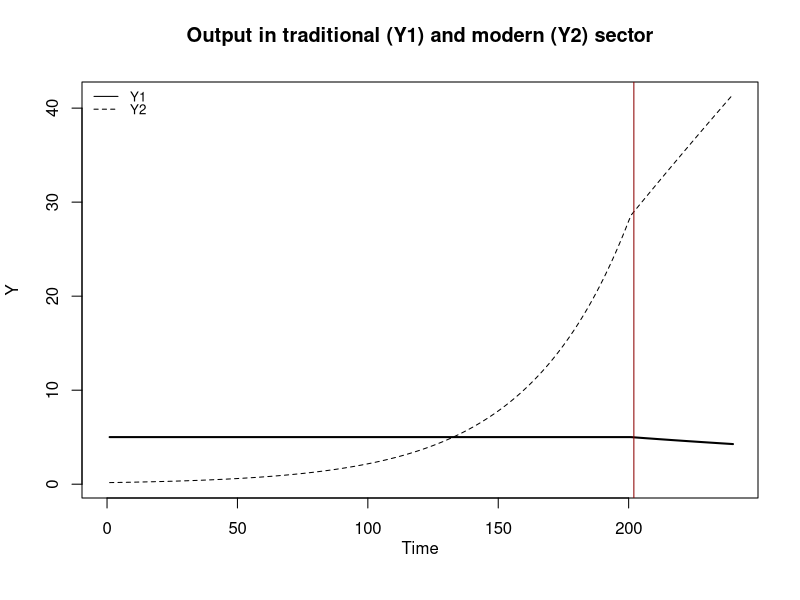
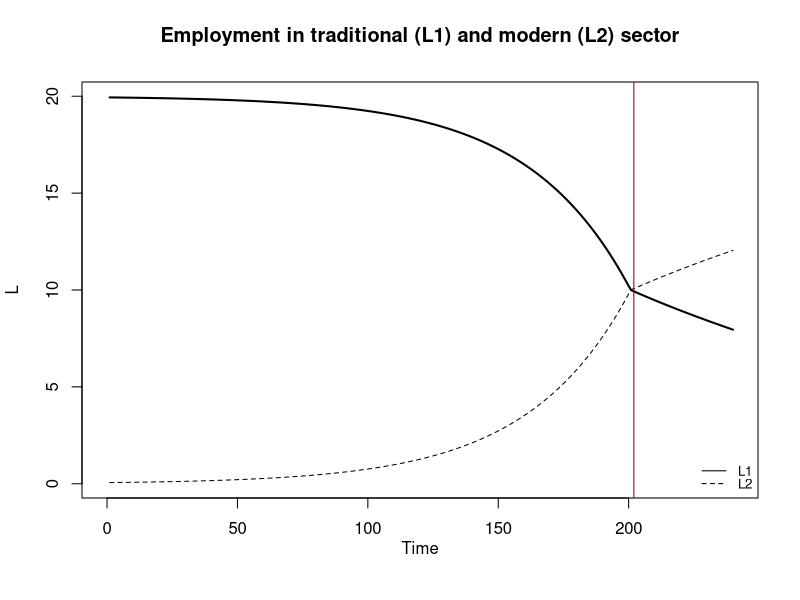
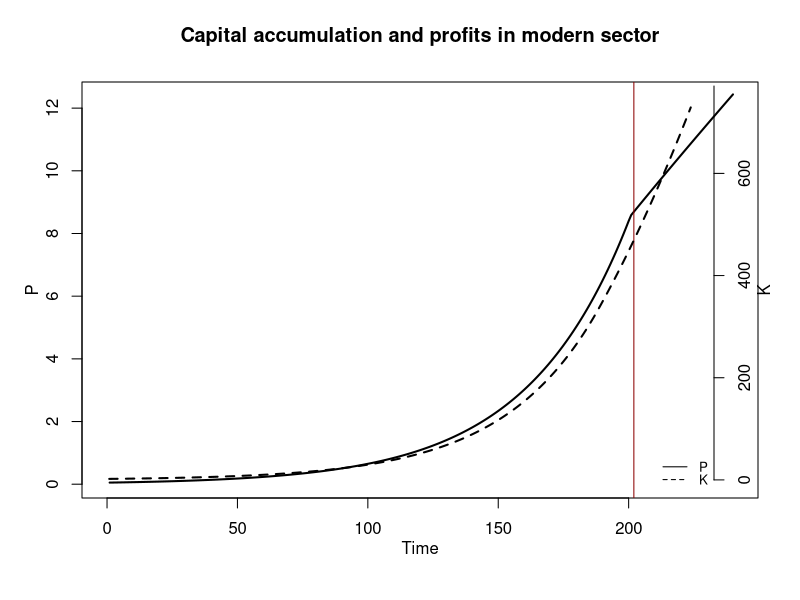
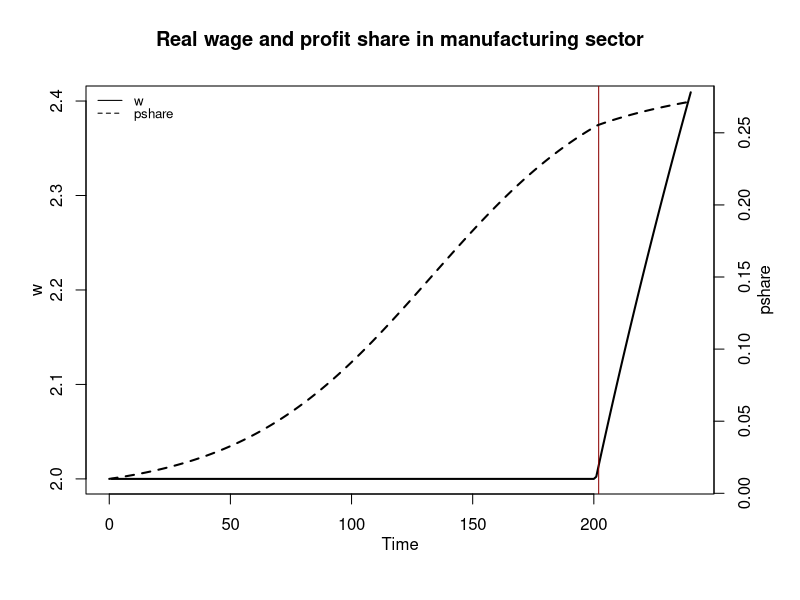
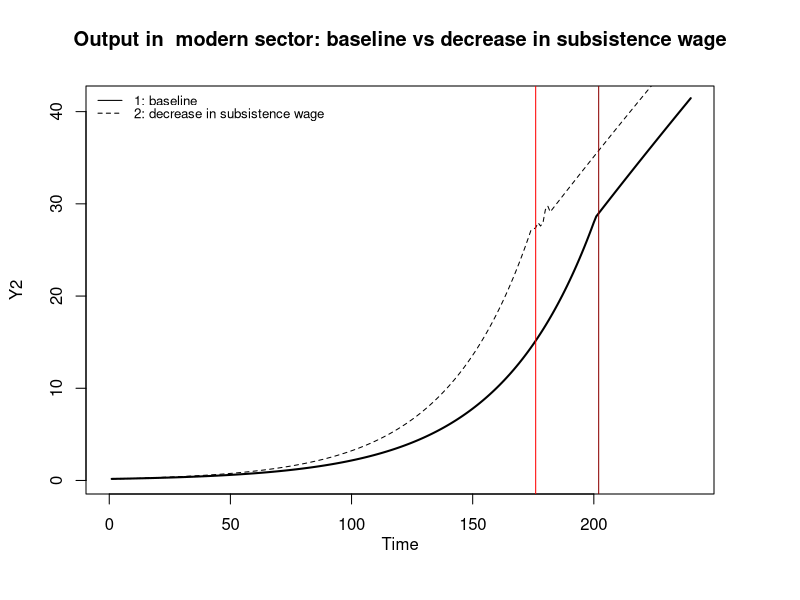
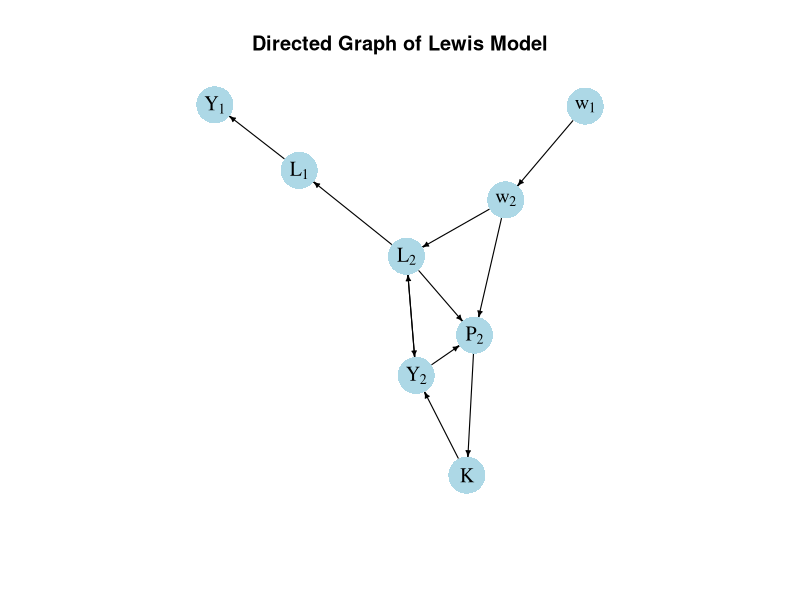

Recreate these plots in R, in order.
## ---- chunk 1
# Clear the environment
rm(list=ls(all=TRUE))

# Set number of periods
T=250

# Set number of scenarios (including baseline)
S=2

# Set period in which shock/shift will occur
s=15

# Create (S x T)-matrices that will contain the simulated data
Y1=matrix(data=1,nrow=S,ncol=T) # Output in sector 1 (traditional)
Y2=matrix(data=1,nrow=S,ncol=T) # Output in sector 2 (modern)
L1=matrix(data=1,nrow=S,ncol=T) # employment in sector 1
L2=matrix(data=1,nrow=S,ncol=T) # employment in sector 2
w2=matrix(data=1,nrow=S,ncol=T) # real wage sector 2
K=matrix(data=1,nrow=S,ncol=T) # capital stock (only in sector 2)
P2=matrix(data=1,nrow=S,ncol=T) #  profits in sector 2

# Set fixed parameter values
alpha=0.7 # labour elasticity of output, sector 1
rho=1     # wage premium
L=20      # total labour supply (exogenous)
gamma=0.2 # labour supply coefficient, sector 2
lambda=10 # employment at which MPL in sector 1 becomes zero
beta=0.7  # labour elasticity of output, sector 2

# Set baseline parameter values
w1=matrix(data=1,nrow=S,ncol=T) # subsistence real wage sector 1

# Set parameter values for different scenarios
w1[2,s:T]=0.9         # scenario 2: fall in subsistence wage

# Initialise such that there is surplus labour (L1 > lambda)
L1[,1]= 0.9*L
L2[,1]= L - L1[,1]

# Simulate the model by looping over T time periods for S different scenarios
for (i in 1:S){
  
  for (t in 2:T){
    
   for (iterations in 1:1000){ # note: order matters due to if-else condition
      
      ## Model equations
      # Output sector1 and wages sector 2
      if(L1[i,t]<lambda){
      Y1[i,t] = (L1[i,t]^alpha)
      w2[i,t]= gamma*L2[i,t]
      }
      else{
      Y1[i,t] = lambda^alpha
      w2[i,t]= w1[i,t] + rho
      }

      # Output sector 2
      Y2[i,t]=(L2[i,t]^beta)*(K[i,t]^(1-beta))
      
      # Profits sector 2
      P2[i,t]=Y2[i,t] - w2[i,t]*L2[i,t]
      
      # Capital accumulation sector 2
      K[i,t]= K[i,t-1] + P2[i,t-1]

      # Employment sector 2 
      L2[i,t] =(beta*Y2[i,t])/w2[i,t]  
      
      # Employment sector 1
      L1[i,t] = L - L2[i,t]
     
    } # close iterations loop
  } # close time loop
} # close scenarios loop

#Calculate profit share of sector 2
PS=P2[,]/(Y1[,]+Y2[,])

#Find period in which Lewis turning point occurs
tp=c(min(which(L1[1,] < lambda)), min(which(L1[2,] < lambda)))
## ---- chunk 2
#| label: fig-output
#| fig-cap: Output in traditional (Y1) and modern (Y2) sector

# Set start and end periods for plots
Tmax=240
Tmin=2

#Output in the two sectors, baseline
plot(Y1[1, Tmin:(Tmax+1)],type="l", col=1, lwd=2, lty=1, xlim=range(0:(Tmax)), xlab="", ylab="Y", ylim=range(Y1[1, Tmin:Tmax],Y2[1, Tmin:(Tmax)])) 
title(main="Output in traditional (Y1) and modern (Y2) sector", xlab = 'Time',cex=0.8 ,line=2)
lines(Y2[1, Tmin:(Tmax+1)],lty=2)
abline(v = tp[1], col = "darkred")
legend("topleft", legend=c("Y1", "Y2"),
       lty=1:2, cex=0.8, bty = "n", y.intersp=0.8)

## ---- chunk 3
#| label: fig-employment
#| fig-cap: Employment in traditional (L1) and modern (L2) sector

#Employment in the two sectors, baseline
plot(L1[1, Tmin:(Tmax+1)],type="l", col=1, lwd=2, lty=1, xlim=range(0:(Tmax)), xlab="", ylab="L", ylim=range(L1[1, Tmin:Tmax],L2[1, Tmin:(Tmax)])) 
title(main="Employment in traditional (L1) and modern (L2) sector", xlab = 'Time',cex=0.8 ,line=2)
lines(L2[1, Tmin:(Tmax+1)],lty=2)
abline(v = tp[1], col = "darkred")
legend("bottomright", legend=c("L1", "L2"),
       lty=1:2, cex=0.8, bty = "n", y.intersp=0.8)

## ---- chunk 4
#| label: fig-capacc
#| fig-cap: Capital accumulation and profits in modern sector

#Profits and capital accumulation in manufacturing, baseline
plot(P2[1, Tmin:(Tmax+1)],type="l", col=1, lwd=2, lty=1, xlim=range(0:(Tmax)), xlab="", ylab="", ylim=range(P2[1, Tmin:Tmax])) 
title(main="Capital accumulation and profits in modern sector",ylab = 'P', xlab = 'Time', cex=0.8, line=2)
abline(v = tp[1], col = "darkred")
par(mar = c(5, 4, 4, 4) + 0.3)
par(new = TRUE)
plot(K[1, Tmin:Tmax],type="l", col=1, lwd=2, lty=2, font.main=1,cex.main=1,ylab = '', axes=FALSE,
     xlab = '',ylim = range(K[1, 2:(Tmax+1)]),cex.axis=1,cex.lab=0.75)
axis(side = 4, at = pretty(range(K[1, 2:(Tmax+1)])))  
mtext("K", side = 4, line = 2)
legend("bottomright", legend=c("P", "K"),
       lty=1:2, cex=0.8, bty = "n", y.intersp=0.8)

## ---- chunk 5
#| label: fig-wage
#| fig-cap: Real wage and profit share in manufacturing sector

# Real wage and profit share in manufacturing
plot(w2[1, Tmin:(Tmax+1)],type="l", col=1, lwd=2, lty=1, xlim=range(0:(Tmax)), xlab="", ylab="", ylim=range(w2[1, Tmin:Tmax])) 
title(main="Real wage and profit share in manufacturing sector",ylab = 'w', xlab = 'Time', cex=0.8, line=2)
abline(v = tp[1], col = "darkred")
par(mar = c(5, 4, 4, 4) + 0.3)
par(new = TRUE)
plot(PS[1, Tmin:Tmax],type="l", col=1, lwd=2, lty=2, font.main=1,cex.main=1,ylab = '', axes=FALSE,
     xlab = '',ylim = range(PS[1, 2:(Tmax+1)]),cex.axis=1,cex.lab=0.75)
axis(side = 4, at = pretty(range(PS[1, 2:(Tmax+1)])))  
mtext("pshare", side = 4, line = 2)
legend("topleft", legend=c("w", "pshare"),
       lty=1:2, cex=0.8, bty = "n", y.intersp=0.8)

## ---- chunk 6
#| label: fig-scen2
#| fig-cap: Output in  modern sector (baseline vs decrease in subsistence wage)

plot(Y2[1, Tmin:(Tmax+1)],type="l", col=1, lwd=2, lty=1, xlim=range(0:(Tmax)), xlab="", ylab="Y2", ylim=range(Y2[1, Tmin:Tmax],Y2[1, Tmin:(Tmax)])) 
title(main="Output in  modern sector: baseline vs decrease in subsistence wage", xlab = 'Time',cex=0.8 ,line=2)
lines(Y2[2, Tmin:(Tmax+1)],lty=2)
abline(v = tp[1], col = "darkred")
abline(v = tp[2], col = "red")
legend("topleft", legend=c("1: baseline", "2: decrease in subsistence wage"),
       lty=1:2, cex=0.8, bty = "n", y.intersp=0.8)
## ---- chunk 7
## Create directed graph
# Construct auxiliary Jacobian matrix for 8 variables: 

#              Y1,Y2,L1,L2,w1,w2,P2,K
M_mat=matrix(c(0, 0, 1, 0, 0, 0, 0, 0,
               0, 0, 0, 1, 0, 0, 0, 1,
               0, 0, 0, 1, 0, 0, 0, 0,
               0, 1, 0, 0, 0, 1, 0, 0,
               0, 0, 0, 0, 0, 0, 0, 0,
               0, 0, 0, 0, 1, 0, 0, 0,
               0, 1, 0, 1, 0, 1, 0, 0,
               0, 0, 0, 0, 0, 0, 1, 0), 8, 8, byrow=TRUE)

# Create adjacency matrix from transpose of auxiliary Jacobian 
A_mat=t(M_mat)

# Create directed graph from adjacency matrix
library(igraph)
dg= graph_from_adjacency_matrix(A_mat, mode="directed", weighted= NULL)

# Define node labels
V(dg)$name=c(expression(Y[1]), expression(Y[2]), expression(L[1]), expression(L[2]), 
             expression(w[1]), expression(w[2]), expression(P[2]), "K")

# Plot directed graph
plot(dg, main="Directed Graph of Lewis Model", vertex.size=20, vertex.color="lightblue", 
     vertex.label.color="black", edge.arrow.size=0.3, edge.width=1.1, edge.size=1.2,
     edge.arrow.width=1.2, edge.color="black", vertex.label.cex=1.2, 
     vertex.frame.color="NA", margin=-0.08)
## ---- chunk 8
# Calculate growth rate of capital stock analytically (for baseline)
1+(1-beta)*((w1[1,s]+rho)/beta)^(-beta/(1-beta)) - 1

# Compare with numerical solution (for baseline)
K[1,s+1]/K[1,s] - 1

